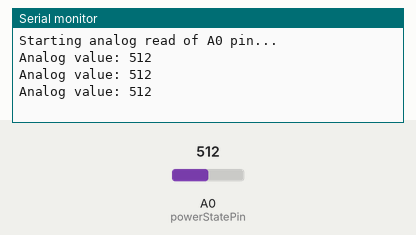
Simulated run of this sketch. Board: ESP8266 (NodeMCU). Shown: the last lines printed to the serial monitor. The inputs (shaded band) are chosen by the test bench; at power-on: A0 (powerStatePin) = 512.

Above: at 1.3 s.
1.4 s: A0 (powerStatePin) set to 716
At 1.9 s:
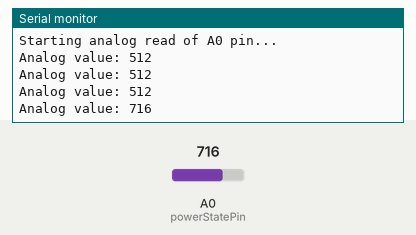
2.9 s: A0 (powerStatePin) set to 900
At 3.3 s:
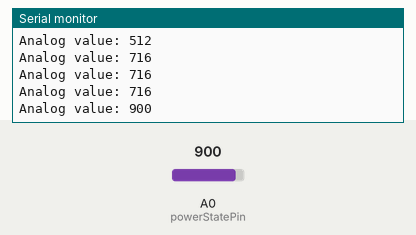
Timing chart, 0 to 5.9 s (numbered marks = the images above; inputs shaded):
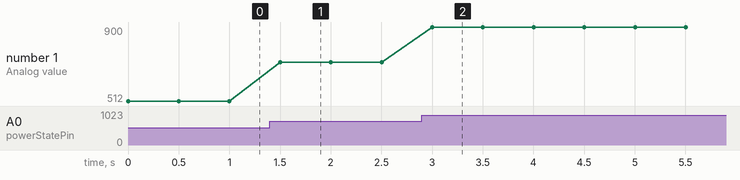

Measured:
- after the input at 1.4 s, the serial monitor: prints a new line after 0.10 s (image 1)
- after the input at 2.9 s, the serial monitor: prints a new line after 0.10 s (image 2)
- plotted number 1: 512 → 716 after the input at 1.4 s, 716 → 900 after the input at 2.9 s

The sketch:

ESP8266_A0_read.ino
```cpp
#include <ESP8266WiFi.h>

const int powerStatePin = A0; // Analog pin to read the LED voltage

void setup() {
  Serial.begin(115200);
  Serial.println("Starting analog read of A0 pin...");
}

void loop() {
  int value = analogRead(powerStatePin);
  Serial.print("Analog value: ");
  Serial.println(value);
  delay(500); // Read and print every 500ms
}
```
